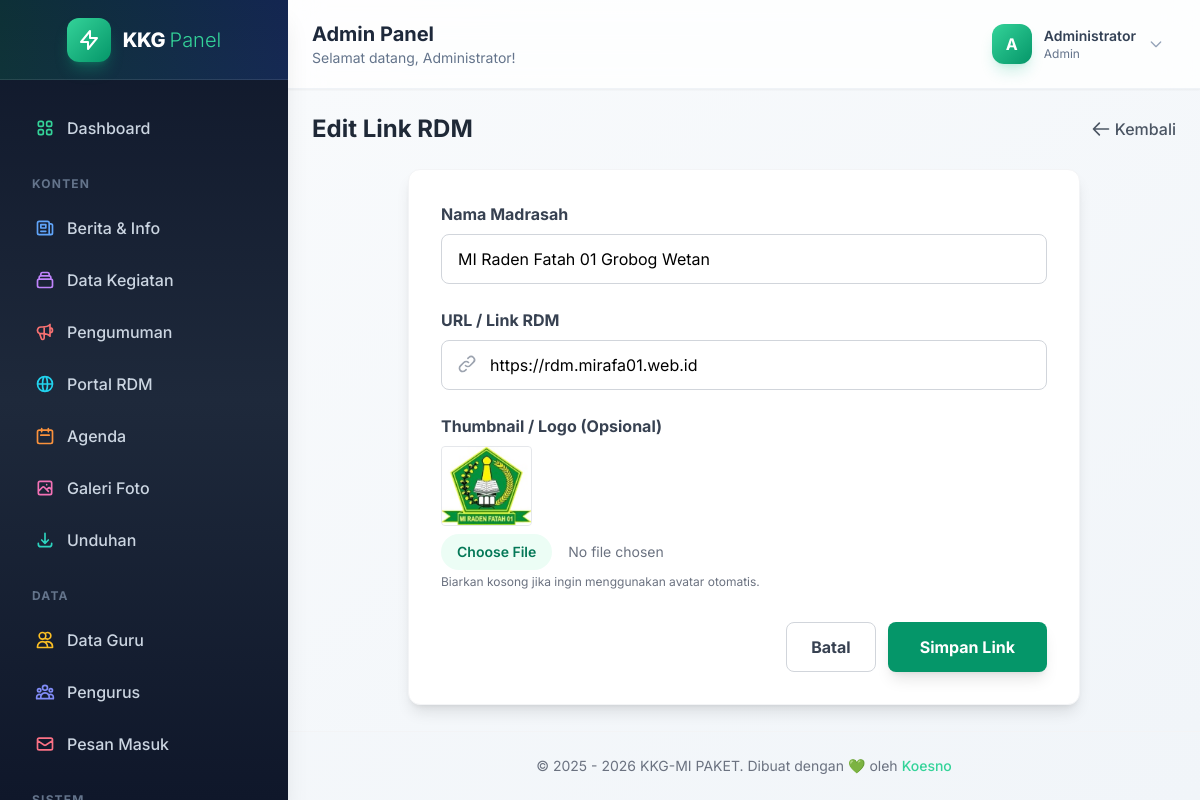
Page /admin/rdm_form?id=1 (signed in) on the committed database.
### tables this page shows
CREATE TABLE `rdm_links` (
  `id` int NOT NULL,
  `nama_madrasah` varchar(100) NOT NULL,
  `url_rdm` varchar(255) NOT NULL,
  `created_at` timestamp NULL DEFAULT CURRENT_TIMESTAMP,
  `gambar` varchar(255) DEFAULT NULL
);

### admin/rdm_form.php (the view, shortened to what this page needs)
<?php include 'includes/header.php'; ?>
<?php require_once '../config/koneksi.php'; ?>
<?php
$nama_madrasah = '';
$url_rdm = '';
$gambar_lama = '';
$action = 'add';
if (isset($_GET['id'])) {
    $action = 'edit';
    $id = mysqli_real_escape_string($koneksi, $_GET['id']);
    $query = mysqli_query($koneksi, "SELECT * FROM rdm_links WHERE id='$id'");
    if (mysqli_num_rows($query) > 0) {
        $row = mysqli_fetch_assoc($query);
        $nama_madrasah = $row['nama_madrasah'];
        $url_rdm = $row['url_rdm'];
        $gambar_lama = $row['gambar'] ?? '';
    }
}
?>
<div class="flex flex-col sm:flex-row justify-between items-center mb-6">
    <h3 class="text-2xl font-bold text-gray-800 mb-4 sm:mb-0">
        <?= $action == 'add' ? 'Tambah Link RDM' : 'Edit Link RDM' ?></h3>
    <a href="rdm" class="text-gray-600 hover:text-emerald-600 font-medium transition flex items-center">
        <svg class="w-5 h-5 mr-1" fill="none" stroke="currentColor" viewBox="0 0 24 24">
            <path stroke-linecap="round" stroke-linejoin="round" stroke-width="2" d="M10 19l-7-7m0 0l7-7m-7 7h18">
            </path>
        </svg>
        Kembali
    </a>
</div>
<div class="bg-white rounded-xl shadow-lg border border-gray-100 p-8 max-w-2xl mx-auto">
    <form method="POST" enctype="multipart/form-data">
        <div class="space-y-6">
            <div>
                <label class="block text-gray-700 font-bold mb-2">Nama Madrasah</label>
                <input type="text" name="nama_madrasah" value="<?= htmlspecialchars($nama_madrasah) ?>" required
                    class="w-full px-4 py-3 rounded-lg border border-gray-300 focus:outline-none focus:ring-2 focus:ring-emerald-500 transition"
                    placeholder="Contoh: MI At-Taufiq">
            </div>
            <div>
                <label class="block text-gray-700 font-bold mb-2">URL / Link RDM</label>
                <div class="relative">
                    <span class="absolute left-4 top-3.5 text-gray-400">
                        <svg class="w-5 h-5" fill="none" stroke="currentColor" viewBox="0 0 24 24">
                            <path stroke-linecap="round" stroke-linejoin="round" stroke-width="2"
                                d="M13.828 10.172a4 4 0 00-5.656 0l-4 4a4 4 0 105.656 5.656l1.102-1.101m-.758-4.899a4 4 0 005.656 0l4-4a4 4 0 00-5.656-5.656l-1.1 1.1">
                            </path>
                        </svg>
                    </span>
                    <input type="url" name="url_rdm" value="<?= htmlspecialchars($url_rdm) ?>" required
                        class="w-full pl-12 pr-4 py-3 rounded-lg border border-gray-300 focus:outline-none focus:ring-2 focus:ring-emerald-500 transition"
                        placeholder="https://rdm.mi-attaufiq.sch.id">
                </div>
            </div>
            <div>
                <label class="block text-gray-700 font-bold mb-2">Thumbnail / Logo (Opsional)</label>
                <?php if (!empty($gambar_lama)): ?>
                    <div class="mb-2">
                        <img src="../assets/images/rdm/<?= $gambar_lama ?>" alt="Current Image"
                            class="h-20 w-auto rounded border">
                    </div>
                <?php endif; ?>
                <input type="file" name="gambar" accept="image/*" class="w-full text-sm text-gray-500
                  file:mr-4 file:py-2 file:px-4
                  file:rounded-full file:border-0
                  file:text-sm file:font-semibold
                  file:bg-emerald-50 file:text-emerald-700
                  hover:file:bg-emerald-100 transition
                " />
                <p class="text-xs text-gray-500 mt-1">Biarkan kosong jika ingin menggunakan avatar otomatis.</p>
            </div>
        </div>
        <div class="mt-8 flex justify-end gap-3">
            <a href="rdm"
                class="px-6 py-3 rounded-lg border border-gray-300 text-gray-700 font-bold hover:bg-gray-50 transition">
                Batal
            </a>
            <button type="submit"
                class="px-8 py-3 rounded-lg bg-emerald-600 text-white font-bold hover:bg-emerald-700 shadow-lg hover:shadow-emerald-500/30 transition transform hover:-translate-y-1">
                Simpan Link
            </button>
        </div>
    </form>
</div>
<?php include 'includes/footer.php'; ?>

### admin/includes/header.php (style rules this page uses)
body { font-family: 'Inter', sans-serif; }

### rows in the picture
rdm_links: nama_madrasah "MI Raden Fatah 01 Grobog Wetan", url_rdm "https://rdm.mirafa01.web.id", gambar (picture)

### other values in the picture
$_SESSION['admin_name'] "Administrator"
substr($_SESSION['admin_name'] ?? 'A', 0, 1) "A"
$_SESSION['admin_role'] "Admin"
